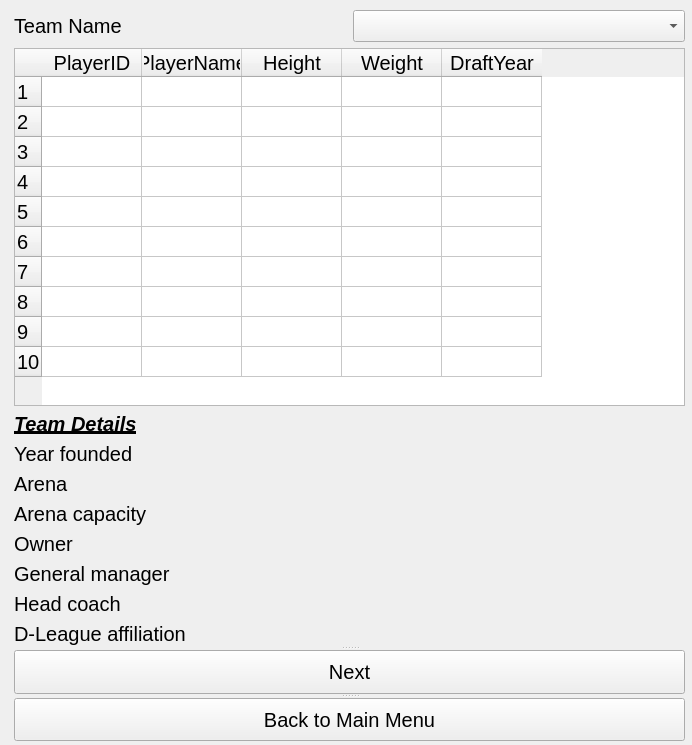
<?xml version="1.0" encoding="UTF-8"?>
<ui version="4.0">
 <class>teamnamelabel</class>
 <widget class="QWidget" name="teamnamelabel">
  <property name="geometry">
   <rect>
    <x>0</x>
    <y>0</y>
    <width>692</width>
    <height>745</height>
   </rect>
  </property>
  <property name="font">
   <font>
    <pointsize>15</pointsize>
   </font>
  </property>
  <property name="windowTitle">
   <string>PlayersInfo</string>
  </property>
  <widget class="QSplitter" name="splitter">
   <property name="geometry">
    <rect>
     <x>14</x>
     <y>10</y>
     <width>671</width>
     <height>731</height>
    </rect>
   </property>
   <property name="orientation">
    <enum>Qt::Vertical</enum>
   </property>
   <widget class="QWidget" name="layoutWidget">
    <layout class="QVBoxLayout" name="verticalLayout">
     <item>
      <layout class="QHBoxLayout" name="horizontalLayout">
       <item>
        <widget class="QLabel" name="lteamnameabel">
         <property name="text">
          <string>Team Name</string>
         </property>
        </widget>
       </item>
       <item>
        <widget class="QComboBox" name="teamMenu"/>
       </item>
      </layout>
     </item>
     <item>
      <widget class="QTableWidget" name="playersTable">
       <property name="frameShape">
        <enum>QFrame::StyledPanel</enum>
       </property>
       <property name="lineWidth">
        <number>2</number>
       </property>
       <property name="rowCount">
        <number>10</number>
       </property>
       <property name="columnCount">
        <number>5</number>
       </property>
       <row/>
       <row/>
       <row/>
       <row/>
       <row/>
       <row/>
       <row/>
       <row/>
       <row/>
       <row/>
       <column>
        <property name="text">
         <string>PlayerID</string>
        </property>
       </column>
       <column>
        <property name="text">
         <string>PlayerName</string>
        </property>
       </column>
       <column>
        <property name="text">
         <string>Height</string>
        </property>
       </column>
       <column>
        <property name="text">
         <string>Weight</string>
        </property>
       </column>
       <column>
        <property name="text">
         <string>DraftYear</string>
        </property>
       </column>
      </widget>
     </item>
     <item>
      <widget class="QLabel" name="TeamDetails">
       <property name="font">
        <font>
         <pointsize>15</pointsize>
         <weight>75</weight>
         <italic>true</italic>
         <bold>true</bold>
         <underline>true</underline>
         <strikeout>false</strikeout>
        </font>
       </property>
       <property name="text">
        <string>Team Details</string>
       </property>
      </widget>
     </item>
     <item>
      <widget class="QLabel" name="YearFounded">
       <property name="text">
        <string>Year founded</string>
       </property>
      </widget>
     </item>
     <item>
      <widget class="QLabel" name="Arena">
       <property name="text">
        <string>Arena</string>
       </property>
      </widget>
     </item>
     <item>
      <widget class="QLabel" name="ArenaCapacity">
       <property name="text">
        <string>Arena capacity</string>
       </property>
      </widget>
     </item>
     <item>
      <widget class="QLabel" name="Owner">
       <property name="text">
        <string>Owner</string>
       </property>
      </widget>
     </item>
     <item>
      <widget class="QLabel" name="GeneralManager">
       <property name="text">
        <string>General manager</string>
       </property>
      </widget>
     </item>
     <item>
      <widget class="QLabel" name="HeadCoach">
       <property name="text">
        <string>Head coach</string>
       </property>
      </widget>
     </item>
     <item>
      <widget class="QLabel" name="DLeagueAffiliation">
       <property name="text">
        <string>D-League affiliation</string>
       </property>
      </widget>
     </item>
    </layout>
   </widget>
   <widget class="QPushButton" name="playersInfoNext">
    <property name="text">
     <string>Next</string>
    </property>
   </widget>
   <widget class="QPushButton" name="backToMainMenu">
    <property name="text">
     <string>Back to Main Menu</string>
    </property>
   </widget>
  </widget>
 </widget>
 <resources/>
 <connections/>
</ui>
